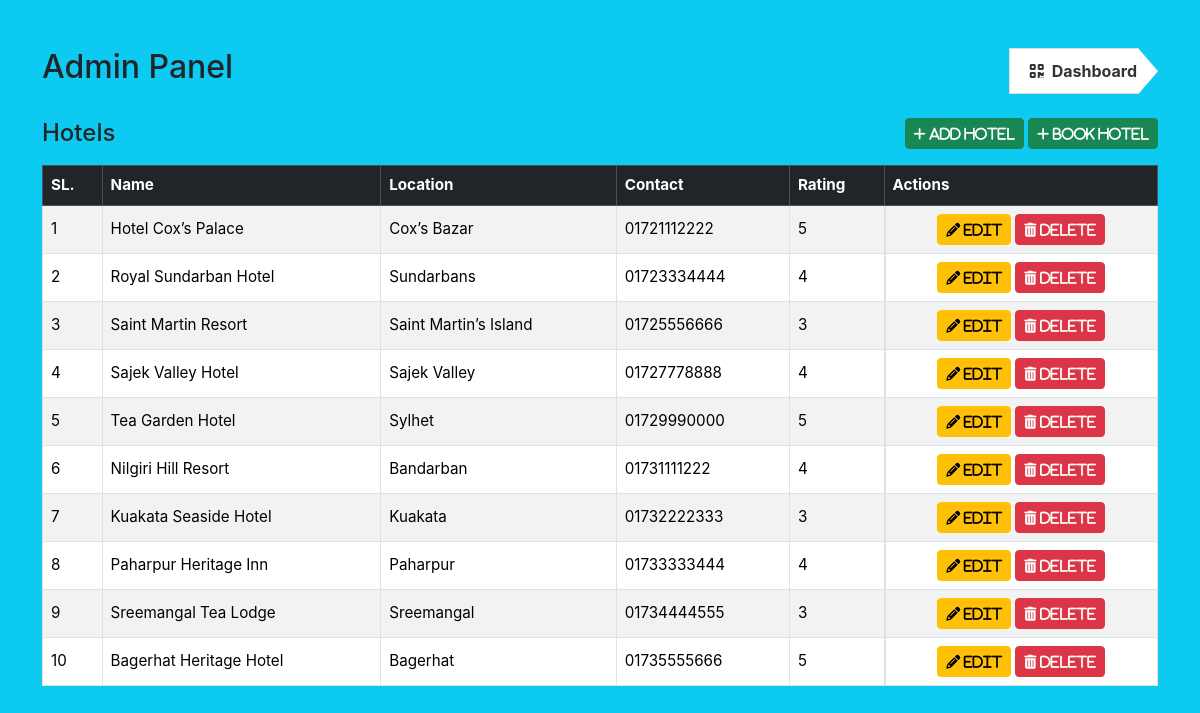
The page /admin/hotels.php on the database its author committed.
### tables this page shows
CREATE TABLE hotels (
    id INT PRIMARY KEY AUTO_INCREMENT,
    location VARCHAR(255) NOT NULL,
    name VARCHAR(100) NOT NULL,
    contact VARCHAR(50),
    rating INT CHECK (rating BETWEEN 1 AND 5)
);

### admin/hotels.php (the view, shortened to what this page needs)
<?php
    include '../template/header.php';
    include '../db/connect-db.php';
?>
<head>
    <link href="admin-style.css" rel="stylesheet" />
</head>
<body class="bg-info">
    <div class="container admin-container my-5">
        <div class="d-flex mb-4">
            <h2>Admin Panel</h2>
            <div class="d-flex ms-auto justify-content-center">
                <a href="dashboard.php" class="btn-dashboard d-flex align-items-center">
                    <i class="fas fa-qrcode me-2"></i>
                    <span>Dashboard</span>
                </a>
            </div>
        </div>
        <div class="d-flex align-items-center mb-3">
            <h4 class="mb-0">Hotels</h4>
            <button class="ms-auto btn btn-success btn-sm" data-bs-toggle="modal" data-bs-target="#addModal-hotels">
                <i class="fas fa-plus"> Add Hotel</i>
            </button>
            <button class="btn btn-success btn-sm ms-1" data-bs-toggle="modal" data-bs-target="#bookModal-hotels">
                <i class="fas fa-plus"> Book Hotel</i>
            </button>
        </div>
        <table class="table table-bordered table-striped mb-5">
            <thead class="table-dark">
                <tr>
                    <th>SL.</th>
                    <th>Name</th>
                    <th>Location</th>
                    <th>Contact</th>
                    <th>Rating</th>
                    <th>Actions</th>
                </tr>
            </thead>
            <tbody>
                <?php
                    $i = 1;
                    $hotelResult = $conn->query("SELECT * FROM hotels");
                    while ($row = $hotelResult->fetch_assoc()):
                    ?>
                    <tr>
                        <td>
                            <?= $i++ ?>
                        </td>
                        <td>
                            <?= htmlspecialchars($row['name']) ?>
                        </td>
                        <td>
                            <?= htmlspecialchars($row['location']) ?>
                        </td>
                        <td>
                            <?= htmlspecialchars($row['contact']) ?>
                        </td>
                        <td>
                            <?= $row['rating'] ?> <i class="bi bi-star-fill text-warning"></i>
                        </td>
                        <td class="d-flex align-items-center justify-content-center">
                            <button class="btn btn-sm btn-warning me-1" data-bs-toggle="modal"
                                data-bs-target="#editHotel<?= $row['id'] ?>">
                                <i class="fas fa-pencil-alt"> Edit</i>
                            </button>
                            <a href="?delete_hotel=<?= $row['id'] ?>" class="btn btn-sm btn-danger"
                                onclick="return confirm('Delete this hotel?')">
                                <i class="fas fa-trash-alt"> Delete</i>
                            </a>
                        </td>
                    </tr>
                <?php endwhile; ?>
            </tbody>
        </table>
    </div>
</body>

### style.css (style rules this page uses)
body { background-color: #eee !important; }

### admin/admin-style.css (style rules this page uses)
.admin-container { font-family: 'Inter', sans-serif; font-size: 0.95rem; }
.admin-container table td, table th { vertical-align: middle; }
.btn-dashboard { background: white; border: 1px solid #ddd; padding: 10px 20px; font-size: 1rem; font-weight: bold; text-decoration: none; color: #333; display: inline-flex; align-items: center; clip-path: polygon(0 0, calc(100% - 20px) 0, 100% 50%, calc(100% - 20px) 100%, 0 100%); transition: background 0.2s, box-shadow 0.2s; }

### rows shown on the page
hotels: name "Hotel Cox’s Palace", location "Cox’s Bazar", contact "01721112222", rating "5"
hotels: name "Royal Sundarban Hotel", location "Sundarbans", contact "01723334444", rating "4"
hotels: name "Saint Martin Resort", location "Saint Martin’s Island", contact "01725556666", rating "3"
hotels: name "Sajek Valley Hotel", location "Sajek Valley", contact "01727778888", rating "4"
hotels: name "Tea Garden Hotel", location "Sylhet", contact "01729990000", rating "5"
hotels: name "Nilgiri Hill Resort", location "Bandarban", contact "01731111222", rating "4"
hotels: name "Kuakata Seaside Hotel", location "Kuakata", contact "01732222333", rating "3"
hotels: name "Paharpur Heritage Inn", location "Paharpur", contact "01733333444", rating "4"
hotels: name "Sreemangal Tea Lodge", location "Sreemangal", contact "01734444555", rating "3"
hotels: name "Bagerhat Heritage Hotel", location "Bagerhat", contact "01735555666", rating "5"
